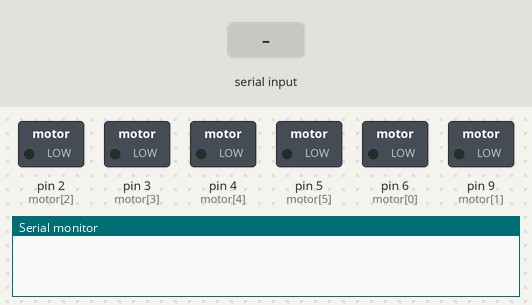
Recording of a sketch running on a simulated Arduino Uno, built with avr-gcc and run on an emulated ATmega328P. On the bench: switched loads named in the sketch (green lamp = pin HIGH), the last lines printed to the serial monitor. The test bench sets the inputs (shaded band).

Above: at 1.2 s.
1.3 s: "F" received over Serial
At 1.7 s:
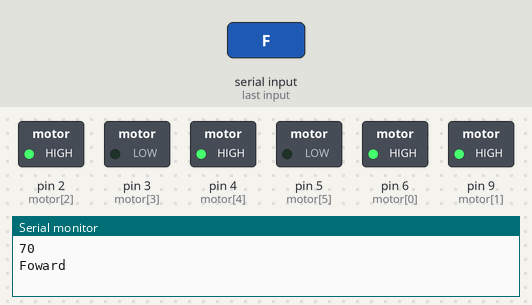
2.8 s: byte 82 (82) received over Serial
At 4.0 s:
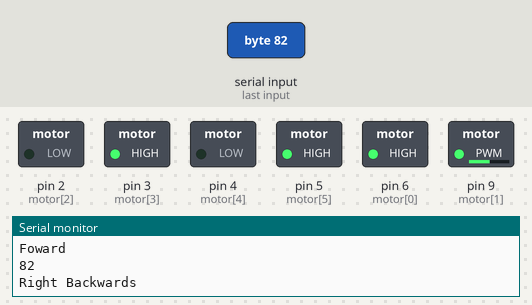
4.3 s: byte 66 (66) received over Serial
At 5.2 s:
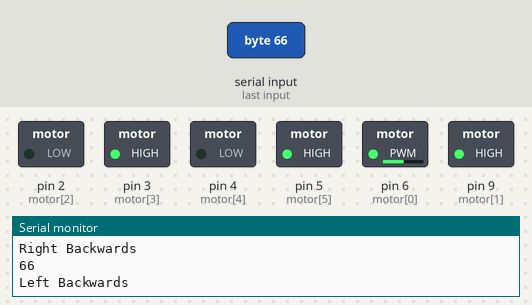
5.8 s: byte 52 (52) received over Serial
At 6.3 s:
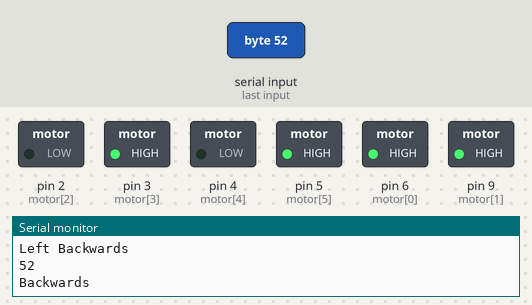
7.3 s: byte 51 (51) received over Serial
At 8.5 s:
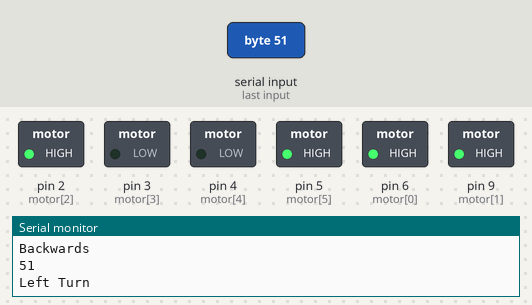
8.8 s: "1" received over Serial
At 9.8 s:
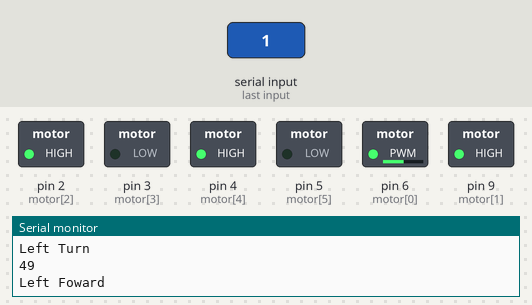
Timing chart, 0 to 11.3 s (numbered marks = the images above; inputs shaded):
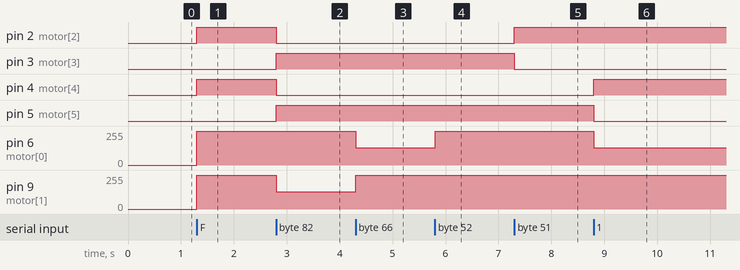

The sketch:

STEM_club_car.ino
```cpp
/*
 * ECSS STEM car for Science fair
 * Feb 2020
 * Coded by: Vincenzo L
 * Team Members: Vincenzo L(me),David A, Matthew G, Byron Z
 */

int Drive=255, Turn =125 ;

int Received=0;//store ascii num value from BT
//-------Driving states--------//
int F =0;
int FL =0;
int FR =0;
int B =0;
int BL =0;
int BR =0;
int L =0;
int R =0;

//---------------------------Pins---------------------------//
//----motors for driving----//
  int motor[]={6,9,2,3,4,5};//EnA,EnB,in1,in2,in3,in4 EnA&B used to control speed


void setup(){
  Serial.begin(9600);
  //setting pin modes
  pinMode(motor[0],OUTPUT);
  pinMode(motor[1],OUTPUT);
  pinMode(motor[2],OUTPUT);
  pinMode(motor[3],OUTPUT);
  pinMode(motor[4],OUTPUT);
  pinMode(motor[5],OUTPUT);
}
//------------------------------BOT DRIVING MOVING CONTROLS------------------------//
void MoveFoward(int driveSpeed){
  //Move Foward inA1 and inB2
  Serial.println("Foward");
  analogWrite(motor[0],driveSpeed);//Motor A
  analogWrite(motor[1],driveSpeed);//Motor B
  digitalWrite(motor[2],HIGH);
  digitalWrite(motor[3],LOW);
  digitalWrite(motor[4],HIGH);
  digitalWrite(motor[5],LOW);
}
void MoveBack(int driveSpeed){
  //Move back inA2 and inB1
  Serial.println("Backwards");
  analogWrite(motor[0],driveSpeed);//Motor A
  analogWrite(motor[1],driveSpeed);//Motor B
  digitalWrite(motor[2],LOW);
  digitalWrite(motor[3],HIGH);
  digitalWrite(motor[4],LOW);
  digitalWrite(motor[5],HIGH);
}
void TurnLeft(int turnSpeed, int driveSpeed,int motorDir){
  switch(motorDir){
  case 1://foward
    Serial.println("Left Foward");
    analogWrite(motor[0],driveSpeed-turnSpeed);//Motor A
    analogWrite(motor[1],driveSpeed);//Motor B
    digitalWrite(motor[2],HIGH);
    digitalWrite(motor[3],LOW);
    digitalWrite(motor[4],HIGH);
    digitalWrite(motor[5],LOW);
  break;
  case 0://back
    Serial.println("Left Backwards");
    analogWrite(motor[0],driveSpeed-turnSpeed);//Motor A
    analogWrite(motor[1],driveSpeed);//Motor B
    digitalWrite(motor[2],LOW);
    digitalWrite(motor[3],HIGH);
    digitalWrite(motor[4],LOW);
    digitalWrite(motor[5],HIGH);
  break;
  }
}

void TurnRight(int turnSpeed, int driveSpeed,int motorDir){
  switch(motorDir){
    case 1://foward
      Serial.println("Right Foward");
      analogWrite(motor[0],driveSpeed);//Motor A
      analogWrite(motor[1],driveSpeed-turnSpeed);//Motor B
      digitalWrite(motor[2],HIGH);
      digitalWrite(motor[3],LOW);
      digitalWrite(motor[4],HIGH);
      digitalWrite(motor[5],LOW);
    break;
    case 0://back
      Serial.println("Right Backwards");
      analogWrite(motor[0],driveSpeed);//Motor A
      analogWrite(motor[1],driveSpeed-turnSpeed);//Motor B
      digitalWrite(motor[2],LOW);
      digitalWrite(motor[3],HIGH);
      digitalWrite(motor[4],LOW);
      digitalWrite(motor[5],HIGH);
    break;
  }
}

void StopAllMotors(){
  Serial.println("STOP");
  analogWrite(motor[0],0);// Motor A
  analogWrite(motor[1],0);//Motor B
  for(int t=2;t<6;t++){
  digitalWrite(motor[t],LOW);
  }
}

void  pivLeft(int driveSpeed){
  Serial.println("Left Turn");
  analogWrite(motor[0],driveSpeed);//Motor A
  analogWrite(motor[1],driveSpeed);//Motor B
  digitalWrite(motor[2],HIGH);
  digitalWrite(motor[3],LOW);
  digitalWrite(motor[4],LOW);
  digitalWrite(motor[5],HIGH);
}
void  pivRight(int driveSpeed){
  Serial.println("Right Turn");
  analogWrite(motor[0],driveSpeed);//Motor A
  analogWrite(motor[1],driveSpeed);//Motor B
  digitalWrite(motor[2],LOW);
  digitalWrite(motor[3],HIGH);
  digitalWrite(motor[4],HIGH);
  digitalWrite(motor[5],LOW);
}
//-------------------------------------------------------------------------------------------//


//-------------------------------------------------------------------------------------------//
void loop(){

 if(Serial.available()>0){ //if serial data is available
    Received = Serial.read();//read all data
     Serial.println(Received);//print data values
 }else{
  //Serial.println("None");
 }


//----------------------------foward controls---------------------------//
if (F == 0 && Received == 70 )
  {
    MoveFoward(Drive);//calls drive foward method and num is the drive speed
    F=1;
    Received=0;
  }
if (F ==1 && Received == 70)
  {
    StopAllMotors();//calls MotorStop block to stop all motors
    F=0;
    Received=0;
  }

//-------------------------------------------------------------------//
if (FL == 0 && Received == 49)
  {
    TurnLeft(Turn,Drive,1);//calls TurnLeft block with 1st num for turn speed and 2nd num for drive speed and 3rd is for direction(0=back 1=foward)
    FL=1;
    Received=0;
  }
if (FL ==1 && Received == 49)
  {
    StopAllMotors();//calls MotorStop block to stop all motors
    FL=0;
    Received=0;
  }
//-------------------------------------------------------------------//
if (FR == 0 && Received == 76)
  {
    TurnRight(Turn,Drive,1);//calls TurnRight block with 1st num for turn speed and 2nd num for drive speed 3rd is for direction(0=back 1=foward)
    FR=1;
    Received=0;
  }
if (FR ==1 && Received == 76)
  {
    StopAllMotors();//calls MotorStop block to stop all motors
    FR=0;
    Received=0;
  }
//----------------------------backwards controls---------------------------//
if (BR == 0 && Received == 82)
  {
    TurnRight(Turn,Drive,0);//calls TurnRight block with 1st num for turn speed and 2nd num for drive speed 3rd is for direction(0=back 1=foward)
    BR=1;
    Received=0;
  }
if (BR ==1 && Received == 82)
  {
    StopAllMotors();//calls MotorStop block to stop all motors
    BR=0;
    Received=0;
  }
//-------------------------------------------------------------------//
if (BL == 0 && Received == 66)
  {
    TurnLeft(Turn,Drive,0);//calls TurnRight block with 1st num for turn speed and 2nd num for drive speed 3rd is for direction(0=back 1=foward)
    BL=1;
    Received=0;
  }
if (BL ==1 && Received == 66)
  {
    StopAllMotors();//calls MotorStop block to stop all motors
    BL=0;
    Received=0;
  }
//-------------------------------------------------------------------//

if (B == 0 && Received == 52 )
  {
    MoveBack(Drive);//calls drive foward method and num is the drive speed
    B=1;
    Received=0;
  }
if (B ==1 && Received == 52)
  {
    StopAllMotors();//calls MotorStop block to stop all motors
    B=0;
    Received=0;
  }
//-------------------------------------------------------------------//
//-----------------------onspot turns------------------------------//
if(L==0 && Received==51){
  pivLeft(Drive);
  L=1;
  Received=0;
}
if(L==1 && Received==51){
  StopAllMotors();
  L=0;
  Received=0;
}
//-------------------------------------------------------------------//
if(R==0 && Received==50){
  pivRight(Drive);
  R=1;
  Received=0;
}
if(R==1 && Received==50){
  StopAllMotors();
  R=0;
  Received=0;
}
}
```

Measured:
- after the input at 1.3 s, pin 2 (motor[2]), pin 4 (motor[4]): LOW → HIGH at once; pin 6 (motor[0]), pin 9 (motor[1]): 0/255 → 255/255 at once
- after the input at 2.8 s, pin 2 (motor[2]), pin 4 (motor[4]): HIGH → LOW at once; pin 3 (motor[3]), pin 5 (motor[5]): LOW → HIGH at once; pin 9 (motor[1]): 255/255 → 130/255 at once
- after the input at 4.3 s, pin 6 (motor[0]): 255/255 → 130/255 at once; pin 9 (motor[1]): 130/255 → 255/255 at once
- after the input at 5.8 s, pin 6 (motor[0]): 130/255 → 255/255 at once
- after the input at 7.3 s, pin 2 (motor[2]): LOW → HIGH at once; pin 3 (motor[3]): HIGH → LOW at once
- after the input at 8.8 s, pin 4 (motor[4]): LOW → HIGH at once; pin 5 (motor[5]): HIGH → LOW at once; pin 6 (motor[0]): 255/255 → 130/255 at once
